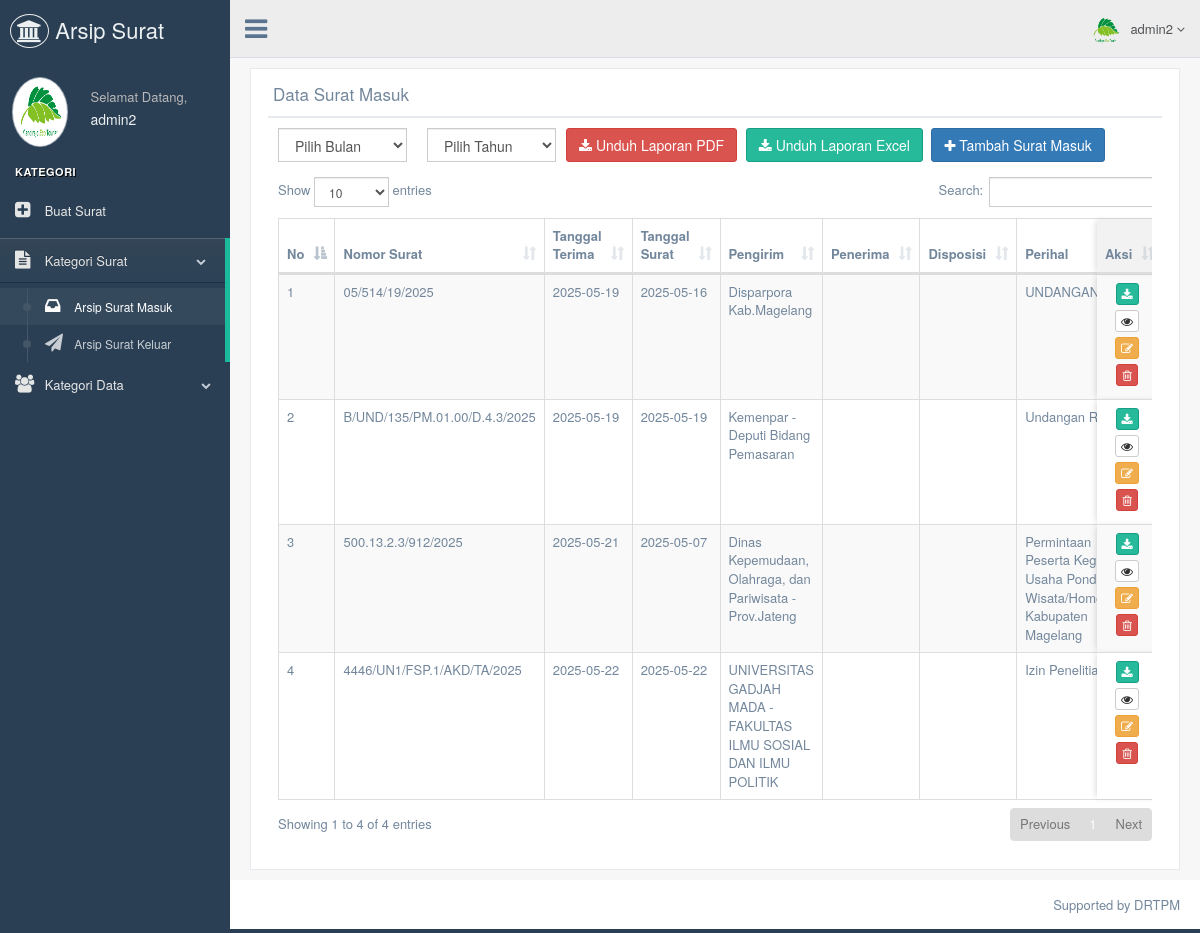
The page /admin/datasuratmasuk.php (signed in) on the database as committed earlier.
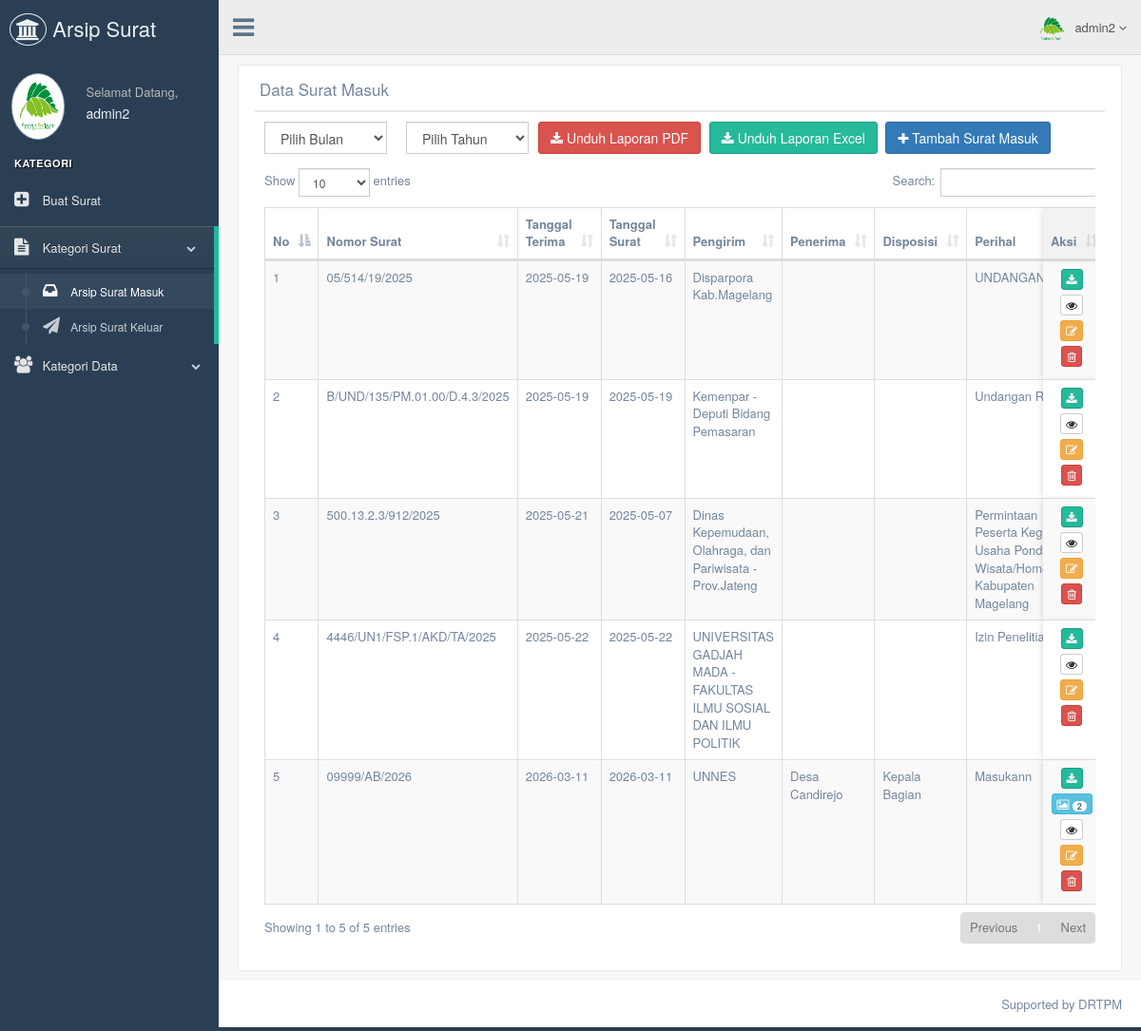
The same page on the database as committed later.
### tables this page shows
CREATE TABLE `tb_arsip_surat_masuk` (
  `No` int(11) NOT NULL,
  `nomor_surat` varchar(50) NOT NULL,
  `tanggal_terima` varchar(50) NOT NULL,
  `tanggal_surat` varchar(50) NOT NULL,
  `pengirim` varchar(100) NOT NULL,
  `penerima_surat` varchar(100) DEFAULT NULL,
  `disposisi` text DEFAULT NULL,
  `perihal` varchar(200) NOT NULL,
  `kode` varchar(20) NOT NULL,
  `keterangan` text DEFAULT NULL,
  `file_surat` varchar(255) NOT NULL,
  `lampiran_foto` text DEFAULT NULL
);

### admin/datasuratmasuk.php (the view, shortened to what this page needs)
<!DOCTYPE html>
<html lang="en">
<head>
  <link href="../assets/vendors/bootstrap/dist/css/bootstrap.min.css" rel="stylesheet">
  <link href="../assets/vendors/font-awesome/css/font-awesome.min.css" rel="stylesheet">
  <link href="../assets/vendors/nprogress/nprogress.css" rel="stylesheet">
  <link href="../assets/vendors/iCheck/skins/flat/green.css" rel="stylesheet">
  <link href="../assets/vendors/datatables.net-bs/css/dataTables.bootstrap.min.css" rel="stylesheet">
  <link href="../assets/vendors/datatables.net-buttons-bs/css/buttons.bootstrap.min.css" rel="stylesheet">
  <link href="../assets/vendors/datatables.net-fixedheader-bs/css/fixedHeader.bootstrap.min.css" rel="stylesheet">
  <link href="../assets/vendors/datatables.net-responsive-bs/css/responsive.bootstrap.min.css" rel="stylesheet">
  <link href="../assets/vendors/datatables.net-scroller-bs/css/scroller.bootstrap.min.css" rel="stylesheet">
  <link rel="stylesheet" href="https://cdn.jsdelivr.net/npm/sweetalert2@11/dist/sweetalert2.min.css">
  <link href="../assets/build/css/custom.min.css" rel="stylesheet">
</head>
<body class="nav-md">
  <div class="container body">
    <div class="main_container">
      <?php include("sidebarmenu.php"); ?>
      <?php include("header.php"); ?>
      <div class="right_col" role="main">
        <div class="">
          <div class="row">
            <div class="col-md-12 col-sm-12 col-xs-12">
              <div class="x_panel">
                <div class="x_title">
                  <h2>Data Surat Masuk</h2>
                  <div class="clearfix"></div>
                </div>
                <form action="downloadlaporan_suratmasuk.php" name="download_suratmasuk" method="post"
                  enctype="multipart/form-data" id="demo-form2"
                  class="form-horizontal form-label-left">
                  <div class="col-md-2 col-sm-2 col-xs-6">
                    <select name="bulan" class="select2_single form-control" tabindex="-1">
                      <option>Pilih Bulan</option>
                    </select>
                  </div>
                  <div class="col-md-2 col-sm-2 col-xs-6">
                    <select name="tahun" class="select2_single form-control" tabindex="-1">
                      <option>Pilih Tahun</option>
                    </select>
                  </div>
                  <a href="export/export_surat_masuk.php" class="btn btn-danger">
                    <i class="fa fa-download"></i> Unduh Laporan PDF
                  </a>
                  <a href="export/exportExcel_surat_masuk.php" class="btn btn-success">
                    <i class="fa fa-download"></i> Unduh Laporan Excel
                  </a>
                  <a href="inputsuratmasuk.php">
                    <button type="button" class="btn btn-primary">
                      <i class="fa fa-plus"></i> Tambah Surat Masuk
                    </button>
                  </a>
                </form>
                <div class="x_content">
                  <div class="x_content">
                    <?php
                    include '../koneksi/koneksi.php';
                    $sql1   = "SELECT * FROM tb_arsip_surat_masuk ORDER BY nomor_surat ASC";
                    $query1 = mysqli_query($db, $sql1);
                    $total  = mysqli_num_rows($query1);
                    if ($total == 0) {
                      echo "<center><h2>Belum Ada Data Surat Masuk</h2></center>";
                    } else { ?>
                    <div class="table-responsive-custom">
                    <table id="datatable" class="table table-striped table-bordered">
                      <thead>
                        <tr>
                          <th width="5%">No</th>
                          <th width="8%">Nomor Surat</th>
                          <th width="8%">Tanggal Terima</th>
                          <th width="8%">Tanggal Surat</th>
                          <th width="10%">Pengirim</th>
                          <th width="10%">Penerima</th>
                          <th width="10%">Disposisi</th>
                          <th width="12%">Perihal</th>
                          <th width="8%">Kode</th>
                          <th width="3%">Aksi</th>
                        </tr>
                      </thead>
                      <tbody>
                        <?php
                        $query1 = mysqli_query($db, "SELECT * FROM tb_arsip_surat_masuk");
                        while ($data = mysqli_fetch_array($query1)) {
                          $foto_count = 0;
                          if (!empty($data['lampiran_foto'])) {
                            $decoded = json_decode($data['lampiran_foto'], true);
                            $foto_count = (json_last_error() === JSON_ERROR_NONE && is_array($decoded))
                              ? count($decoded) : 1;
                          }
                          echo '<tr>
                            <td>' . htmlspecialchars($data['No']) . '</td>
                            <td>' . htmlspecialchars($data['nomor_surat']) . '</td>
                            <td>' . htmlspecialchars($data['tanggal_terima']) . '</td>
                            <td>' . htmlspecialchars($data['tanggal_surat']) . '</td>
                            <td>' . htmlspecialchars($data['pengirim']) . '</td>
                            <td>' . htmlspecialchars($data['penerima_surat']) . '</td>
                            <td>' . htmlspecialchars($data['disposisi']) . '</td>
                            <td>' . htmlspecialchars($data['perihal']) . '</td>
                            <td>' . htmlspecialchars($data['kode']) . '</td>
                            <td>' . htmlspecialchars($data['keterangan']) . '</td>
                            <td style="text-align:center; white-space:nowrap;">
                              <a href="surat_masuk/' . htmlspecialchars($data['file_surat']) . '" title="Unduh File">
                                <button type="button" class="btn btn-success btn-xs"><i class="fa fa-download"></i></button>
                              </a><br>';
                          if ($foto_count > 0) {
                            echo '<a href="detail-suratmasuk.php?id=' . $data['No'] . '" title="Lihat ' . $foto_count . ' Foto">
                                    <button type="button" class="btn btn-info btn-xs">
                                      <i class="fa fa-image"></i>
                                      ' . ($foto_count > 1 ? '<span class="badge" style="background:#fff;color:#31708f;font-size:9px;">' . $foto_count . '</span>' : '') . '
                                    </button>
                                  </a><br>';
                          }
                          echo '<a href="detail-suratmasuk.php?id=' . $data['No'] . '" title="Detail">
                                  <button type="button" class="btn btn-default btn-xs"><i class="fa fa-eye"></i></button>
                                </a><br>
                                <a href="editsuratmasuk.php?id=' . $data['No'] . '" title="Edit">
                                  <button type="button" class="btn btn-warning btn-xs"><i class="fa fa-edit"></i></button>
                                </a><br>
                                <button type="button" title="Hapus" class="btn btn-danger btn-xs"
                                  onclick="konfirmasiHapus(' . $data['No'] . ')">
                                  <i class="fa fa-trash-o"></i>
                                </button>
                              </td>
                            </tr>';
                        }
                        ?>
                      </tbody>
                    </table>
                    </div>
                    <?php } ?>
                  </div>
                </div>
              </div>
            </div>
          </div>
        </div>
      </div>
      <footer>
        <div class="pull-right">Supported by DRTPM</div>
        <div class="clearfix"></div>
      </footer>
    </div>
  </div>
</body>
</html>

### admin/sidebarmenu.php (shortened to what this page needs)
<?php
include '../koneksi/koneksi.php';
$sql = "SELECT * FROM tb_admin WHERE id_admin='".$_SESSION['id']."'";
$query = mysqli_query($db, $sql);
$data = mysqli_fetch_array($query);
?>
<div class="col-md-3 left_col">
  <div class="left_col scroll-view">
    <div class="navbar nav_title" style="border: 0;">
      <a href="index.php" class="site_title"><i class="fa fa-institution"></i> <span>Arsip Surat</span></a>
    </div>
    <div class="profile clearfix">
      <div class="profile_pic">
        <img src="images/<?php echo htmlspecialchars($data['gambar']); ?>" height="70" width="85" alt="" class="img-circle profile_img">
      </div>
      <div class="profile_info">
        <span>Selamat Datang,</span>
        <h2><?php echo htmlspecialchars($_SESSION['nama']); ?></h2>
      </div>
    </div>
    <br />
    <div id="sidebar-menu" class="main_menu_side hidden-print main_menu">
      <div class="menu_section">
        <h3>Kategori</h3>
        <ul class="nav side-menu">
          <li><a href="inputbuatsurat.php"><i class="fa fa-plus-square"></i> Buat Surat </a></li>
          <li><a><i class="fa fa-file-text"></i> Kategori Surat <span class="fa fa-chevron-down"></span></a>
            <ul class="nav child_menu">
              <li><a href="datasuratmasuk.php"><i class="fa fa-inbox"></i> Arsip Surat Masuk</a></li>
              <li><a href="datasuratkeluar.php"><i class="fa fa-send"></i> Arsip Surat Keluar</a></li>
            </ul>
          </li>
          <li><a><i class="fa fa-users"></i> Kategori Data <span class="fa fa-chevron-down"></span></a>
          </li>
        </ul>
      </div>
    </div>
  </div>
</div>

### admin/header.php (shortened to what this page needs)
<?php
include '../koneksi/koneksi.php';
$sql  		= "SELECT * FROM tb_admin where id_admin='".$_SESSION['id']."'";
$query  	= mysqli_query($db, $sql);
$data 		= mysqli_fetch_array($query);
?>
        <div class="top_nav">
          <div class="nav_menu">
            <nav>
              <div class="nav toggle">
                <a id="menu_toggle"><i class="fa fa-bars"></i></a>
              </div>
              <ul class="nav navbar-nav navbar-right">
                <li class="">
                  <a href="javascript:;" class="user-profile dropdown-toggle" data-toggle="dropdown" aria-expanded="false">
                    <img src="images/<?php echo $data['gambar']; ?>" alt=""><?php echo $_SESSION['nama'];?>
                    <span class=" fa fa-angle-down"></span>
                  </a>
                </li>
              </ul>
            </nav>
          </div>
        </div>

### admin/datasuratmasuk.php (style rules this page uses)
.table-responsive-custom { overflow-x: auto; -webkit-overflow-scrolling: touch; position: relative; }
#datatable thead tr th:last-child, #datatable tbody tr td:last-child { position: sticky; right: 0; z-index: 2; background-color: #fff; box-shadow: -3px 0 6px -2px rgba(0, 0, 0, 0.15); white-space: nowrap; }
#datatable tbody tr.odd td:last-child { background-color: #f9f9f9; }
#datatable tbody tr.even td:last-child { background-color: #ffffff; }
#datatable thead tr th:last-child { background-color: #f2f2f2; z-index: 3; }

Rows that differ between the two databases and show on the page:
added tb_arsip_surat_masuk: No "5", nomor_surat "09999/AB/2026", tanggal_terima "2026-03-11", tanggal_surat "2026-03-11", pengirim "UNNES", penerima_surat "Desa Candirejo", disposisi "Kepala Bagian", perihal "Masukann", lampiran_foto "2"
Other text that changed with them:
text written by a page script: "Show entries Search: Showing 1 to 4 of 4 entries Previous 1 Next" → "Show entries Search: Showing 1 to 5 of 5 entries Previous 1 Next"
